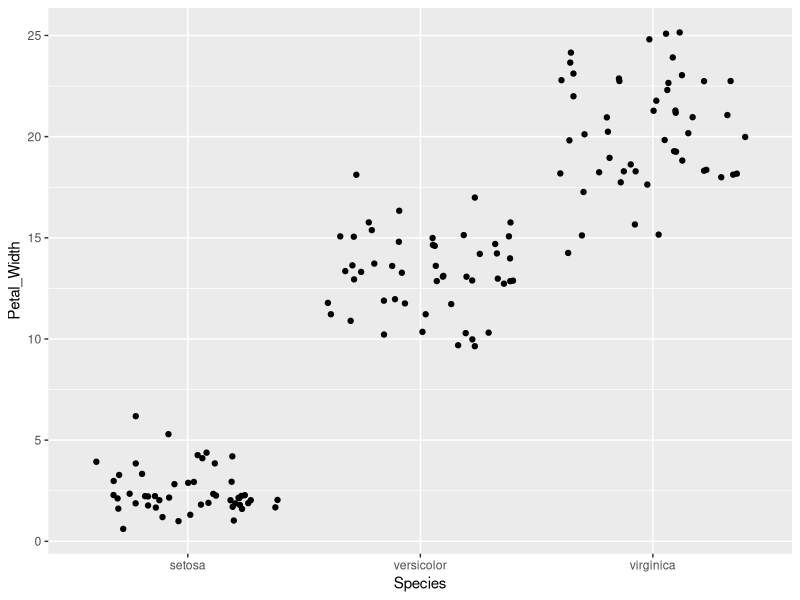
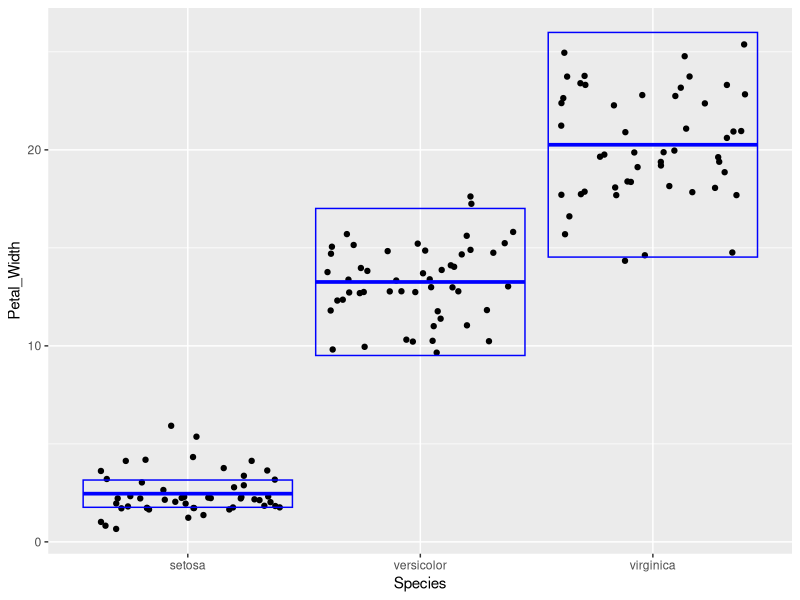
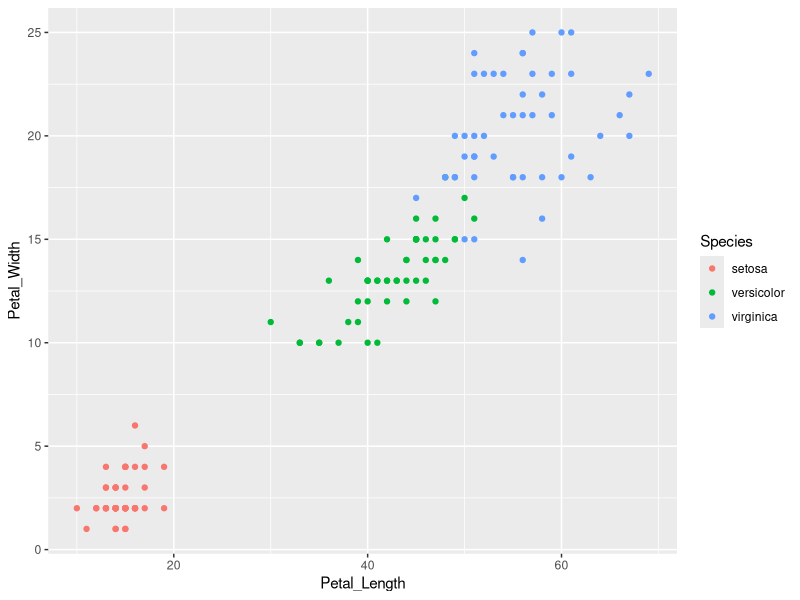

These figures' R source, in order:

# Load packages -----------------------------------------------------------

library(tidyverse)

# Read data ---------------------------------------------------------------

iris
iris <- as_tibble(iris)
iris

# Question 1 --------------------------------------------------------------

new_iris <- rename(iris, Sepal_Length = Sepal.Length, Sepal_Width = Sepal.Width, Petal_Length = Petal.Length, Petal_Width = Petal.Width)
new_iris

# Question 2 --------------------------------------------------------------

iris_cm <- mutate(new_iris, Sepal_Length = Sepal_Length * 10, Sepal_Width = Sepal_Width * 10, Petal_Length = Petal_Length * 10, Petal_Width = Petal_Width * 10)
iris_cm

# Question 3 --------------------------------------------------------------

iris_area <- mutate(iris_cm, Sepal_Area = Sepal_Length * Sepal_Width, Petal_Area = Petal_Length * Petal_Width)
iris_onlyarea <- select(iris_area, Sepal_Area, Petal_Area, Species)
iris_onlyarea

# Question 4 --------------------------------------------------------------

summarize(
  iris_cm,
  sampl_size = n(),
  max = max(Sepal_Length),
  min = min(Sepal_Length),
  range = max - min,
  med = median(Sepal_Length),
  q1 = quantile(Sepal_Length, probs = 0.25),
  q3 = quantile(Sepal_Length, probs = 0.75),
  iqr = IQR(Sepal_Length)
)

# Question 5 --------------------------------------------------------------

iris_sum <-
  iris_cm %>%
  group_by(Species) %>%
  summarize(
    sampl_size = n(),
    mean_w = mean(Petal_Width),
    str_dev = sd(Petal_Width),
    var = var(Petal_Width),
    sem = mean(Petal_Width) / sqrt(n()),
    ci_upper = mean_w + 2 * sem,
    ci_lower = mean_w - 2 * sem
  )  

iris_sum
iris_cm
# Question 6 --------------------------------------------------------------

ggplot(data = iris_cm) +
  geom_jitter(mapping = aes(x = Species, y = Petal_Width))

# Question 7 --------------------------------------------------------------

ggplot(data = iris_cm) +
  geom_jitter(mapping = aes(x = Species, y = Petal_Width)) +
  geom_crossbar(
    data = iris_sum,
    mapping = aes(x = Species, y = mean_w, ymax = ci_upper, ymin = ci_lower),
    color = "blue"
  )

# Question 8 --------------------------------------------------------------

ggplot(data = iris_cm) +
  geom_point(mapping = aes(x = Petal_Length, y = Petal_Width, color = Species))
